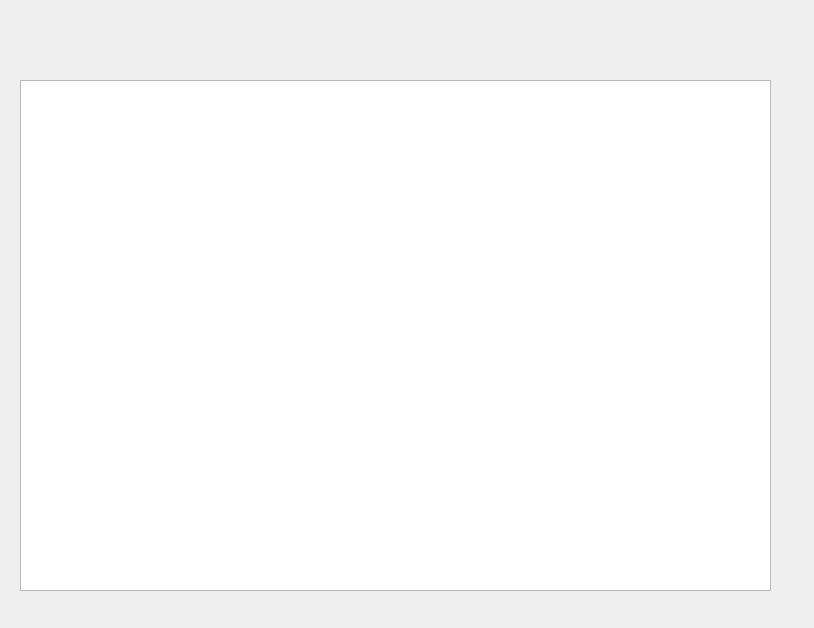
<?xml version="1.0" encoding="UTF-8"?>
<ui version="4.0">
 <class>NetObjForm</class>
 <widget class="QWidget" name="NetObjForm">
  <property name="geometry">
   <rect>
    <x>0</x>
    <y>0</y>
    <width>814</width>
    <height>628</height>
   </rect>
  </property>
  <property name="windowTitle">
   <string>Net Obj Form</string>
  </property>
  <widget class="QTreeView" name="tvNetObj">
   <property name="geometry">
    <rect>
     <x>20</x>
     <y>80</y>
     <width>751</width>
     <height>511</height>
    </rect>
   </property>
  </widget>
 </widget>
 <resources/>
 <connections/>
</ui>
